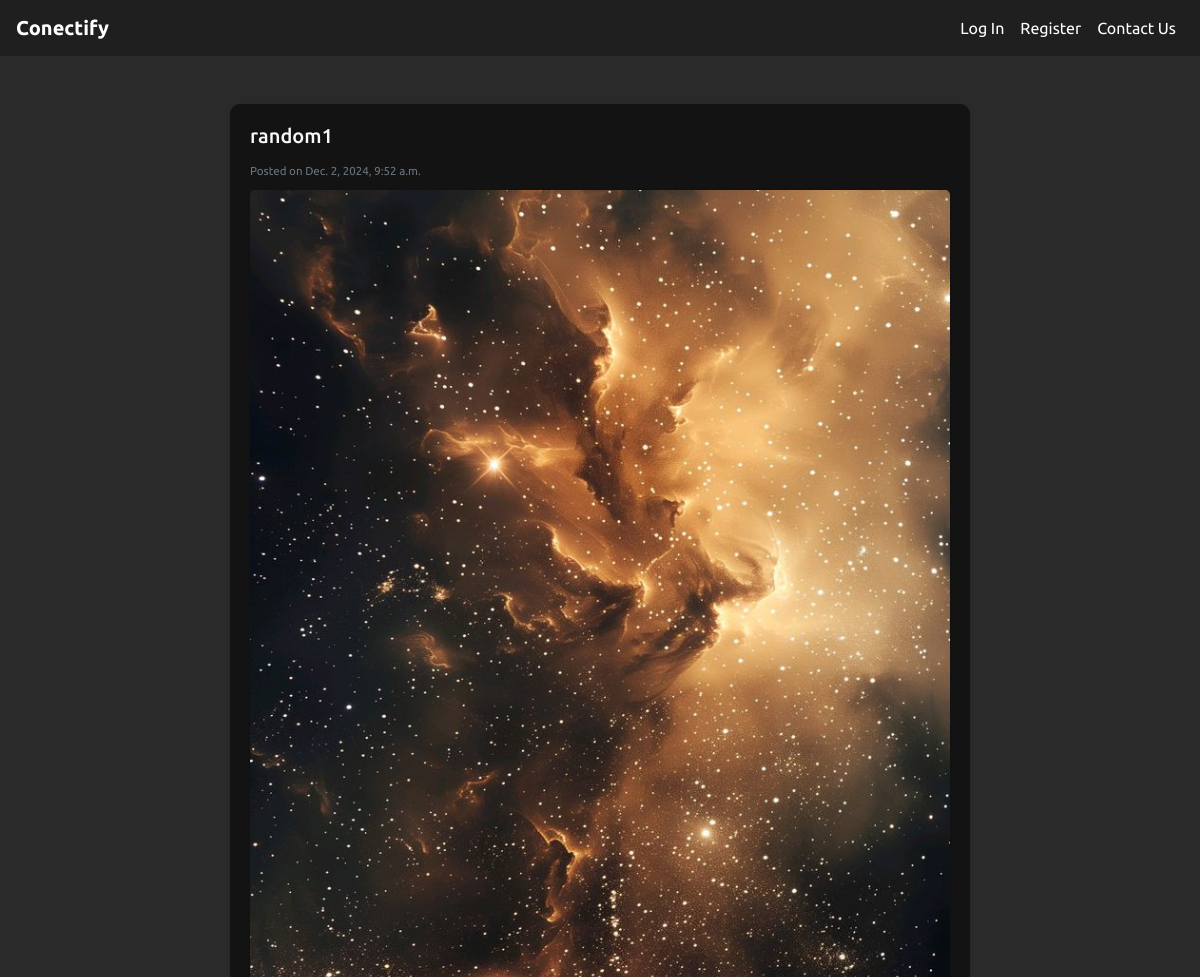
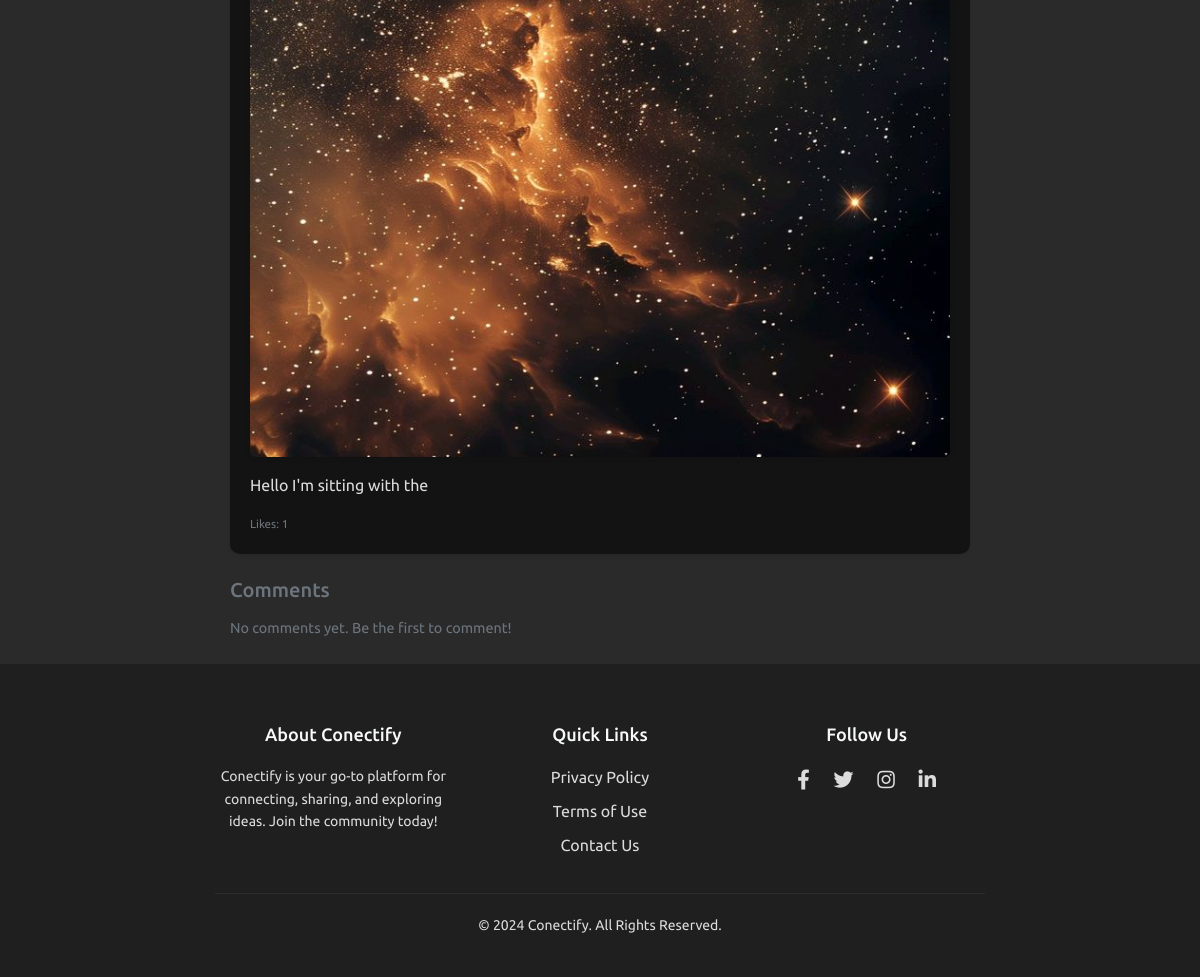
The page /post/19/ on the database its author committed (2 pictures, top to bottom).
### network/models.py (models this page shows, shortened)
class Post(models.Model):
    user = models.ForeignKey(User , on_delete=models.CASCADE, related_name="posts")
    image = models.ImageField( upload_to="post_images/'",blank= True , null = True)
    image_url = models.URLField(blank=True , null= True)
    content = models.TextField()
    updated_at = models.DateTimeField(auto_now_add = True)
    timestamp = models.DateTimeField(auto_now_add=True)
    likes = models.ManyToManyField(User, blank=True , related_name="likes")

class User(AbstractUser):
    profile_image = models.ImageField(upload_to = "profile_image", blank=True,null=True)

### network/views.py (the view)
# urls.py: path('post/<int:id>/', views.post_detail, name='post_detail'),
def post_detail(request,id ):
    post = Post.objects.get(id = id)
    return render(request, 'network/post_detail.html',{'post' : post})

### network/templates/network/post_detail.html (shortened to what this page needs)
{% extends "network/layout.html" %}
{% block body %}
<div class="container mt-5">
    <div class="card shadow-sm border-0 rounded-3 mb-4">
        <div class="card-body">
            <h5 class="card-title text-light">{{ post.user.username }}</h5>
            <p class="card-text text-muted mb-2"><small>Posted on {{ post.timestamp }}</small></p>
            {% if post.image %}
            <div class="mb-3">
                <img src="{{ post.image.url }}" alt="Post Image" class="img-fluid rounded-lg shadow-sm" />
            </div>
            {% endif %}
            <p class="card-text" id="post-content-{{ post.id }}">{{ post.content }}</p>
            <div class="d-flex justify-content-between align-items-center mt-3">
                <p class="text-muted mb-0"><small>Likes: {{ post.likes.count }}</small></p>
            </div>
        </div>
    </div>
    <div class="comments-section mt-4">
        <h5 class="text-secondary mb-3">Comments</h5>
        <div id="comments-container">
            {% for comment in post.comments.all %}
            <div class="comment mb-3 p-3 bg-light rounded-3 shadow-sm bg-dark text-light">
                <strong class="text-light">{{ comment.user.username }}</strong>:
                <p class="text-light">{{ comment.content }}</p>
                <small class="text-muted">{{ comment.timestamp }}</small>
            </div>
            {% empty %}
            <p class="text-muted">No comments yet. Be the first to comment!</p>
            {% endfor %}
        </div>
    </div>
</div>
{% endblock body %}

### network/static/network/styles.css (style rules this page uses)
html { scroll-behavior: smooth; }
body { font-family:'Ubuntu',sans-serif; background-color: #2b2a2a; }
.container { max-width: 800px; margin-top: 20px; }
.card { background-color: #131313; border-radius: 10px; transition: transform 0.3s ease, box-shadow 0.3s ease; cursor: pointer; box-shadow: 0 4px 8px rgba(0, 0, 0, 0.2); color: #dcdcdc; }
.text-muted { font-size: 0.9em; color: #a6a6a6; }

### rows shown on the page
Post: user.username "random1", timestamp "Dec. 2, 2024, 9:52 a.m.", image (picture), content "Hello I'm sitting with the", likes.count "1"
